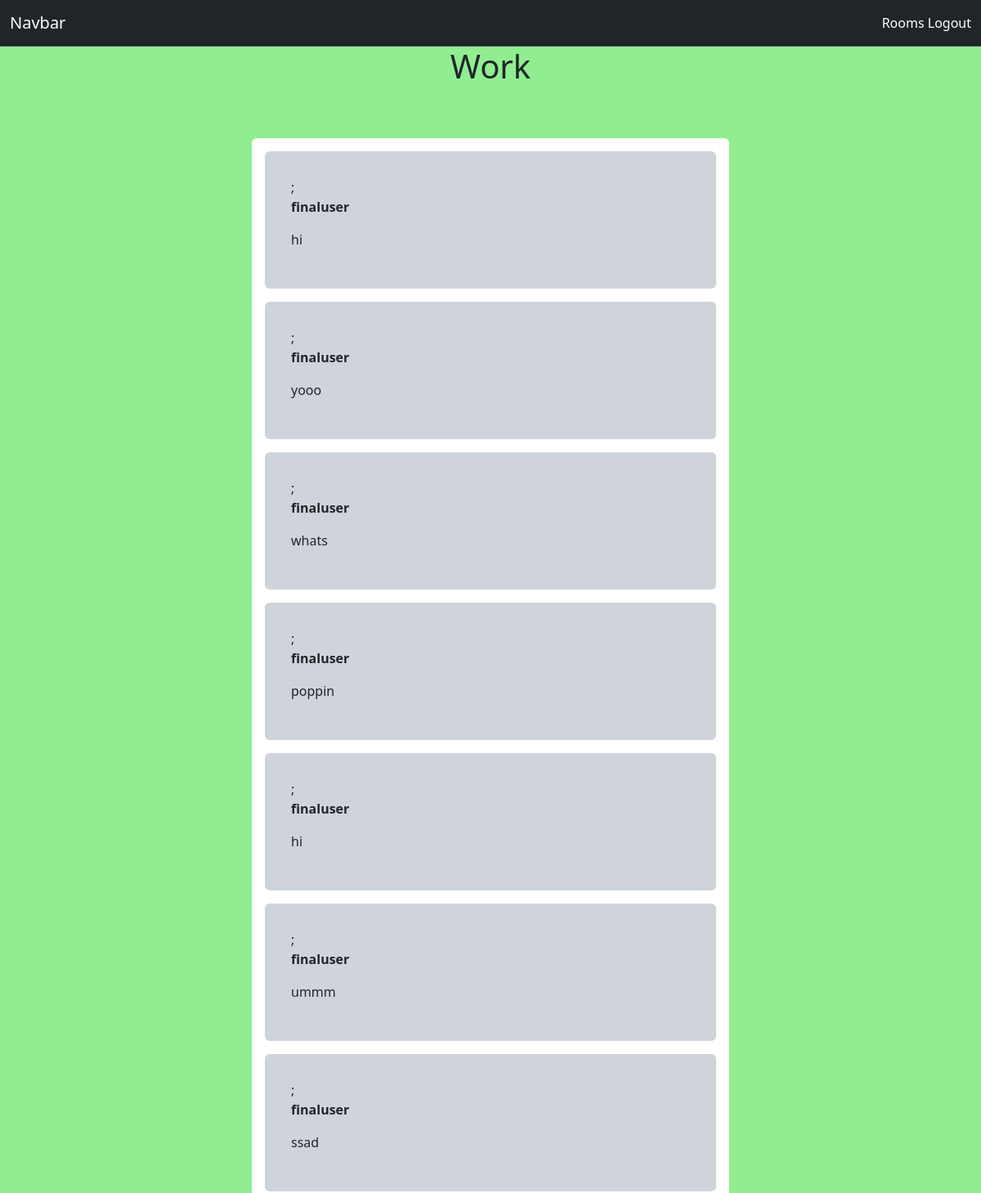
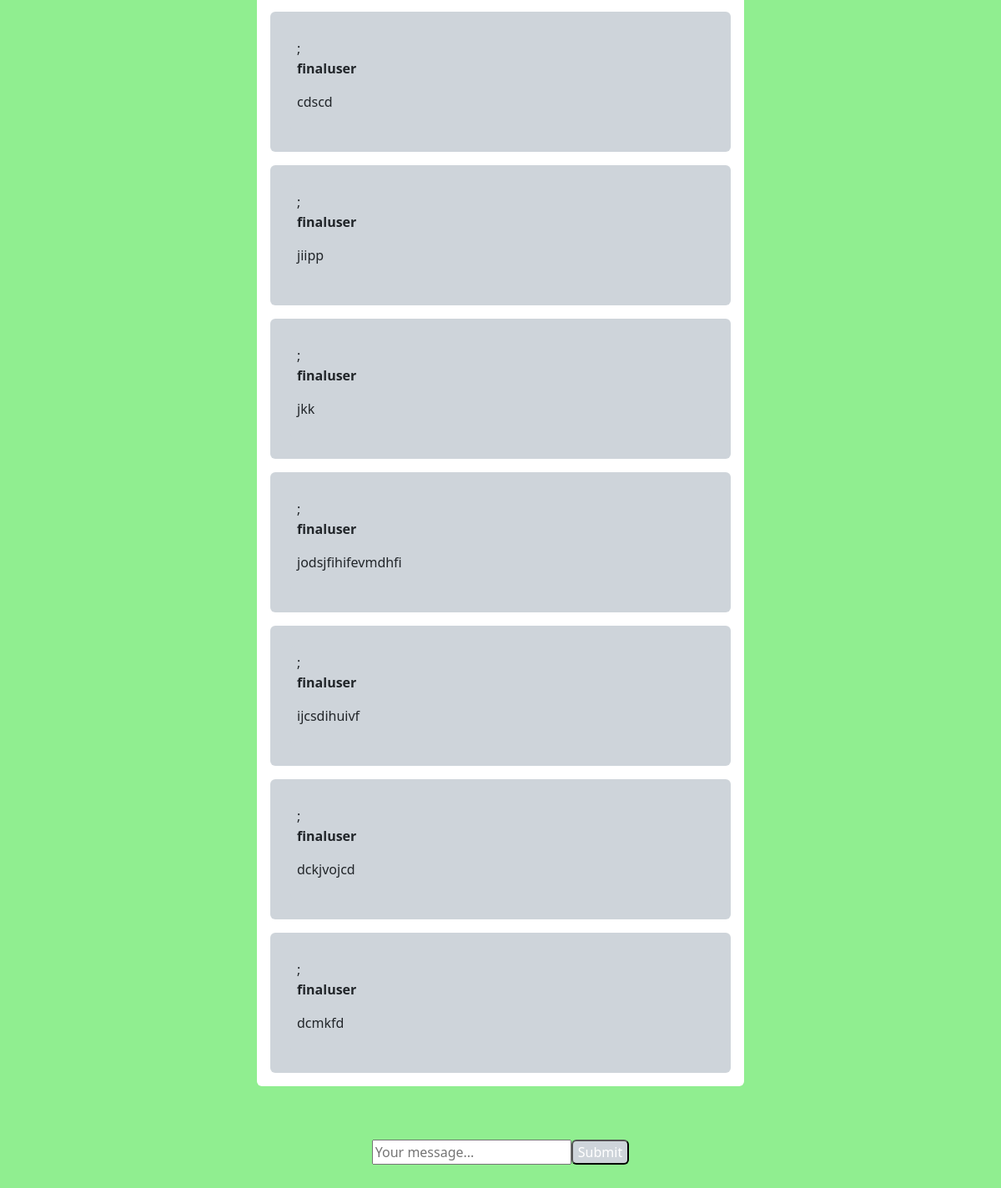
Page /rooms/Work/ (signed in) on the committed database (2 pictures, top to bottom).
### room/models.py (models this page shows)
class Room(models.Model):
    name = models.CharField(max_length=225)
    slug = models.SlugField(unique=True)

class Message(models.Model):
    room = models.ForeignKey(Room, related_name='messages', on_delete=models.CASCADE)
    user = models.ForeignKey(User, related_name='user', on_delete=models.CASCADE)
    content = models.TextField()
    date_added = models.DateTimeField(auto_now_add=True)
    class Meta:
        ordering = ('date_added',)

### room/views.py (the view)
# urls.py: path('rooms/', include('room.urls'))
@login_required
def room(request, slug):
    room = Room.objects.get(slug=slug)
    messages = Message.objects.filter(room=room)[0:25]
    return render(request, 'room/room.html', {'room': room, 'messages': messages})

### room/templates/room/room.html (shortened to what this page needs)
{% extends 'Center/base.html'%}
{%block content%}
<div class="text-center">
    <h1>{{room.name}}</h1>
  </div>
<div class="d-flex flex-column align-items-center p-3 mb-5 mt-5" style="height: auto;">
  <div class="bg-white rounded w-50" id="chat-messages">
        {% for message in messages %}
        <div class="bg-dark-subtle m-3 rounded p-2">
        <div class="bg-dark-subtle m-3 rounded p-2">;
          <p class="fw-bold"> {{message.user.username}} </p>
          <p>{{message.content}}</p>
        </div>
        </div>
        {%endfor%}
</div>
<div class="d-flex justify-content-center p-3 mb-5 mt-5" style="height: auto;">
  <form action="." method="post" class="d-flex">
    <input type="text" name="content" class="d-flex" id="chat-message-input" placeholder="Your message...">
    <button class="rounded text-white bg-dark-subtle" id="chat-message-submit">Submit</button>
  </form>
</div>
{%endblock%}

### Center/templates/Center/base.html (shortened to what this page needs)
<!doctype html>
<html lang="en">
  <head>
    <link href="https://cdn.jsdelivr.net/npm/bootstrap@5.3.1/dist/css/bootstrap.min.css" rel="stylesheet">
  </head>
  <body class="custom-bg">
    <nav class="navbar bg-dark border-bottom border-body" data-bs-theme="dark">
      <div class="container-fluid">
        <a class="navbar-brand" href="#">Navbar</a>
        <div class="nav-item">
          {% if request.user.is_authenticated %}
            <a class="text-white hover:text-black-200 signupid" href="/rooms/">Rooms</a>
            <a href="/logout/" class="signupid py-3 rounded-xl text-white text decoration:none">Logout</a>
          {% else %}
            <a class="text-white hover:text-black-200 signupid" href="/login/">login</a>
            <a href="/signup" class="signupid py-3 rounded-xl text-white text decoration:none">Signup</a>
          {%endif%}
        </div>
      </div>
    </nav>
    {%block content%} {%endblock%}
  </body>
</html>

### Center/templates/Center/base.html (style rules this page uses)
.custom-bg { background-color: lightgreen; }
.signupid { text-decoration: none; }

### rows in the picture
Room: name "Work"
Message: user.username "finaluser", content "hi"
Message: user.username "finaluser", content "yooo"
Message: user.username "finaluser", content "whats"
Message: user.username "finaluser", content "poppin"
Message: user.username "finaluser", content "hi"
Message: user.username "finaluser", content "ummm"
Message: user.username "finaluser", content "ssad"
Message: user.username "finaluser", content "cdscd"
Message: user.username "finaluser", content "jiipp"
Message: user.username "finaluser", content "jkk"
Message: user.username "finaluser", content "jodsjfihifevmdhfi"
Message: user.username "finaluser", content "ijcsdihuivf"
Message: user.username "finaluser", content "dckjvojcd"
Message: user.username "finaluser", content "dcmkfd"
